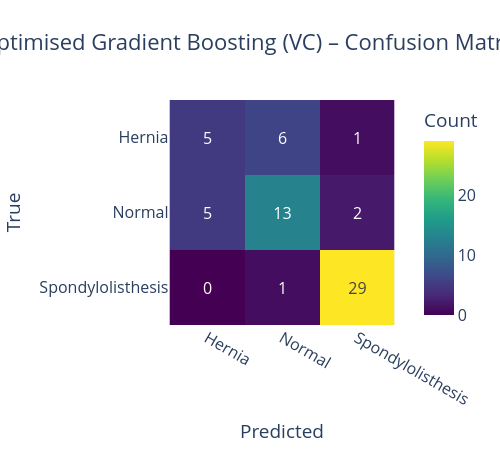

The notebook cell saved with this chart:
### Markdown cell above
### 1.4 Hyperparameter Tuning (GridSearchCV)

We tune the hyperparameters for Gradient Boosting using GridSearchCV to potentially improve performance.

### Code cell
# %% Grid Search for Gradient Boosting
param_grid_gb = {
    'learning_rate': [0.1, 0.05],
    'max_depth': [3, 5],
    'min_samples_split': [2, 5],
    'min_samples_leaf': [1, 2],
    'max_features': ['sqrt', 'log2']
}
grid_gb = GridSearchCV(
    GradientBoostingClassifier(n_estimators=10, random_state=42),
    param_grid_gb,
    cv=5,
    scoring='accuracy',
    n_jobs=-1
)
grid_gb.fit(X_train_vc, y_train_vc)

print("Best parameters for Gradient Boosting (VC):")
print(grid_gb.best_params_)

best_gb_vc = grid_gb.best_estimator_
acc_best_gb, f1_best_gb = evaluate_model(best_gb_vc, X_test_vc, y_test_vc, 'Optimised Gradient Boosting (VC)')

### Figure 1 — Plotly figure (JSON) as saved in the notebook; plotly's stock layout.template omitted (floating-point values rounded to 4 significant figures)
{"data": [{"coloraxis": "coloraxis", "hovertemplate": "Predicted: %{x}<br>True: %{y}<br>Count: %{z}<extra></extra>", "name": "0", "texttemplate": "%{z}", "type": "heatmap", "x": ["Hernia", "Normal", "Spondylolisthesis"], "xaxis": "x", "y": ["Hernia", "Normal", "Spondylolisthesis"], "yaxis": "y", "z": [[5, 6, 1], [5, 13, 2], [0, 1, 29]]}], "layout": {"coloraxis": {"autocolorscale": false, "colorbar": {"title": {"text": "Count"}}, "colorscale": [[0, "#440154"], [0.1111, "#482878"], [0.2222, "#3e4989"], [0.3333, "#31688e"], [0.4444, "#26828e"], [0.5556, "#1f9e89"], [0.6667, "#35b779"], [0.7778, "#6ece58"], [0.8889, "#b5de2b"], [1, "#fde725"]]}, "font": {"size": 16}, "height": 450, "title": {"text": "Optimised Gradient Boosting (VC) – Confusion Matrix", "x": 0.5}, "width": 500, "xaxis": {"anchor": "y", "constrain": "domain", "domain": [0, 1], "scaleanchor": "y", "title": {"text": "Predicted"}}, "yaxis": {"anchor": "x", "autorange": "reversed", "constrain": "domain", "domain": [0, 1], "title": {"text": "True"}}}}
